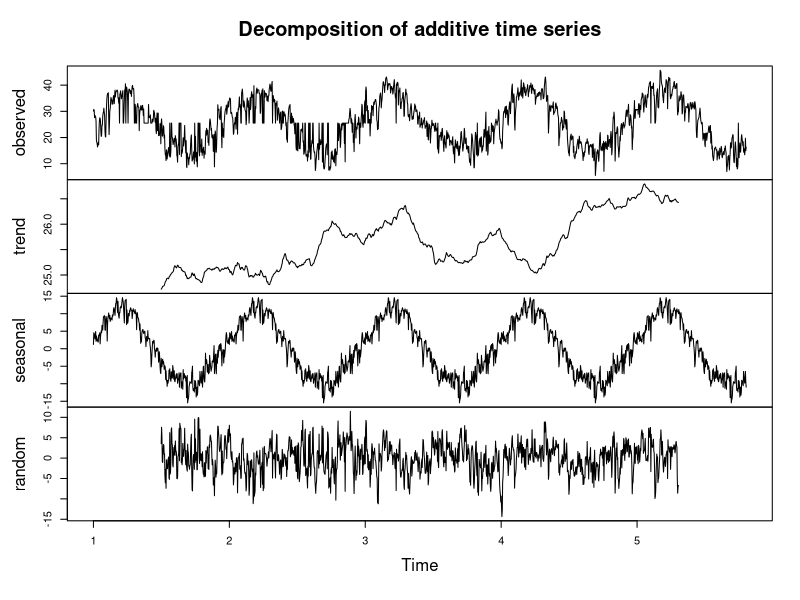
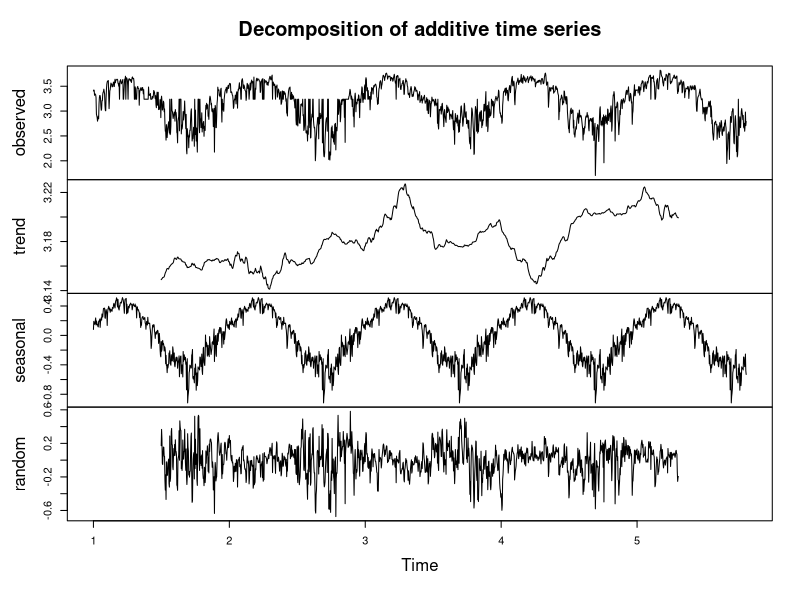
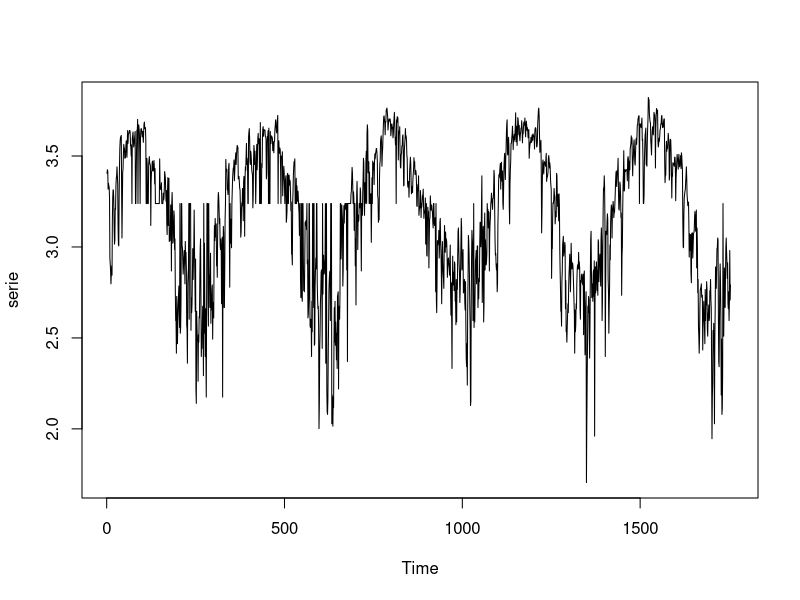
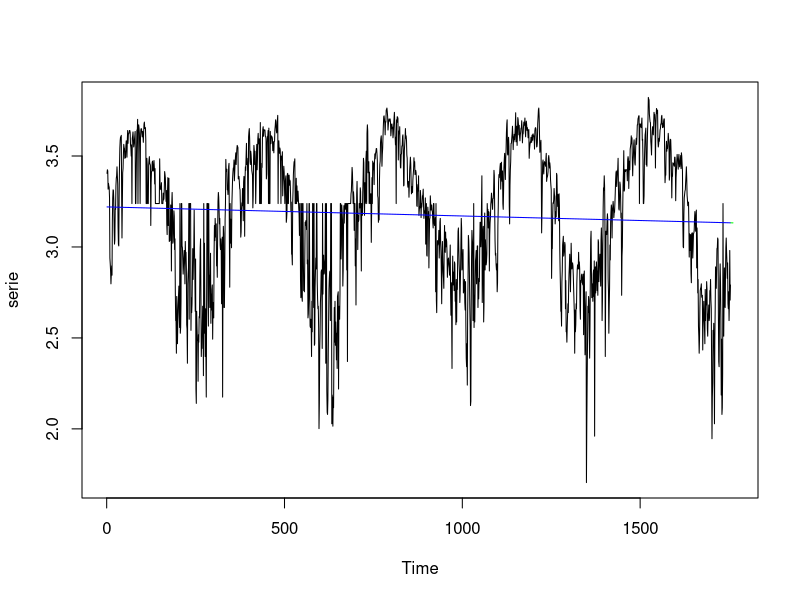
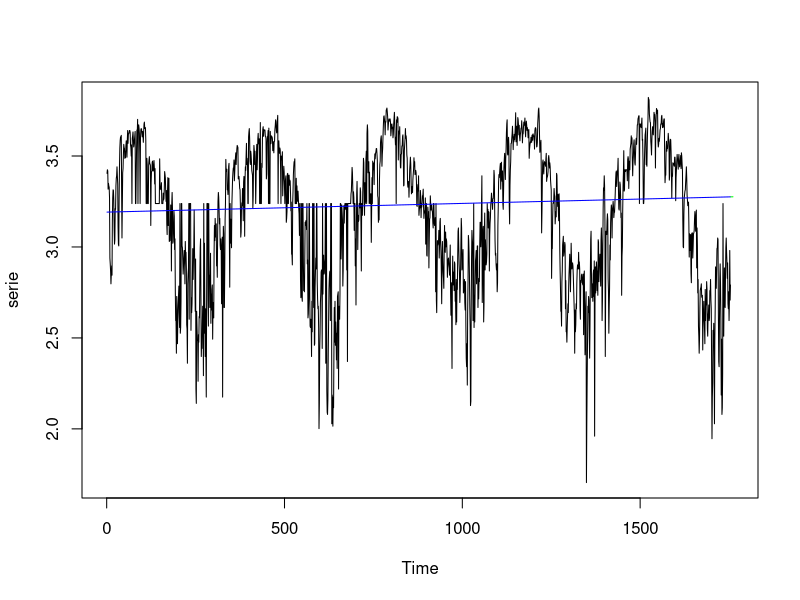
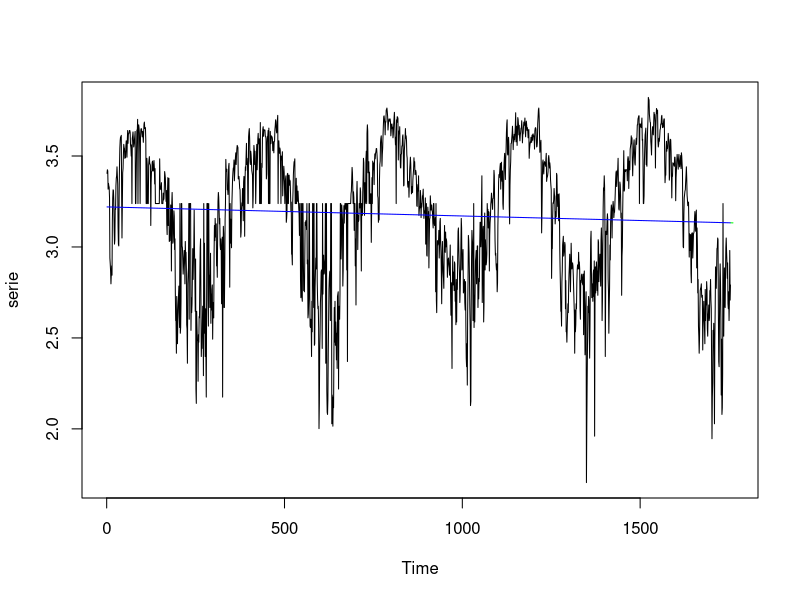

These charts were generated, in order, by the following R code:
## ---- chunk 1
library(tseries)
library(dplyr)
library(lubridate)
## ---- chunk 2
datos = read.csv("5530E.csv", header = TRUE, sep=";")
datos = datos[,c("Fecha","Tmax")]
datos$Fecha = as.Date(datos$Fecha)
## ---- chunk 3
apply(datos, 2, function(atributo){sum(is.na(atributo))})
## ---- chunk 4
datos$Tmax[is.na(datos$Tmax)] = median(datos$Tmax, na.rm = T)
## ---- chunk 5
Npred = 7 # cantidad de datos a predecir (temperaturas máximas de marzo y abril)
serie = datos$Tmax
serie.ts = ts(serie, frequency = 365) # frequency set to 12 to set stationality each 12 months
plot(decompose(serie.ts))
## ---- chunk 6
serie.ts.log = log(serie.ts) 
serie.log = log(serie) 
plot(decompose(serie.ts.log))
## ---- chunk 7
head(decompose(serie.ts.log)$seasonal)
## ---- chunk 8
serie = serie.log
## ---- chunk 9
# para train
tiempo = 1:length(serie.ts.log)
# para test
tiempoTs = (tiempo[length(tiempo)]+1):(tiempo[length(tiempo)]+Npred)
## ---- chunk 10
plot.ts(serie, xlim=c(1, tiempoTs[length(tiempoTs)]))
## ---- chunk 11
parametros.H1 = lm(serie ~tiempo) 
parametros.H1
## ---- chunk 12
# tendencia estimada para los datos de train 
tendEstimadaTr = parametros.H1$coefficients[1] + tiempo*parametros.H1$coefficients[2] 
# tendencia estimada para las predicciones de test 
tendEstimadaTs = parametros.H1$coefficients[1] + tiempoTs*parametros.H1$coefficients[2] 
## ---- chunk 13
plot.ts(serie, xlim=c(1, tiempoTs[length(tiempoTs)])) 
lines(tiempo, tendEstimadaTr, col = "blue") 
lines(tiempoTs, tendEstimadaTs, col = "green")
## ---- chunk 14
JB = jarque.bera.test(parametros.H1$residuals)
JB
## ---- chunk 15
# calculo de parámetros
parametros.H1 = lm(serie ~tiempo + I(tiempo^2)) 
parametros.H1

# tendencia estimada para los datos de train 
tendEstimadaTr = parametros.H1$coefficients[1] + tiempo*parametros.H1$coefficients[2]  + tiempo*parametros.H1$coefficients[3] 
# tendencia estimada para las predicciones de test 
tendEstimadaTs = parametros.H1$coefficients[1] + tiempoTs*parametros.H1$coefficients[2]  + tiempoTs*parametros.H1$coefficients[3] 
## ---- chunk 16
plot.ts(serie, xlim=c(1, tiempoTs[length(tiempoTs)])) 
lines(tiempo, tendEstimadaTr, col = "blue") 
lines(tiempoTs, tendEstimadaTs, col = "green")
## ---- chunk 17
JB = jarque.bera.test(parametros.H1$residuals)
JB
## ---- chunk 18
# calculo de parametros
parametros.H1 = lm(serie ~tiempo)

# tendencia estimada para los datos de train 
tendEstimadaTr = parametros.H1$coefficients[1] + tiempo*parametros.H1$coefficients[2] 
# tendencia estimada para las predicciones de test 
tendEstimadaTs = parametros.H1$coefficients[1] + tiempoTs*parametros.H1$coefficients[2] 

# representacion de la tendencia sobre la serie
plot.ts(serie, xlim=c(1, tiempoTs[length(tiempoTs)])) 
lines(tiempo, tendEstimadaTr, col = "blue") 
lines(tiempoTs, tendEstimadaTs, col = "green")

# test de normalizacion Jarque Bera
JB = jarque.bera.test(parametros.H1$residuals)
JB
